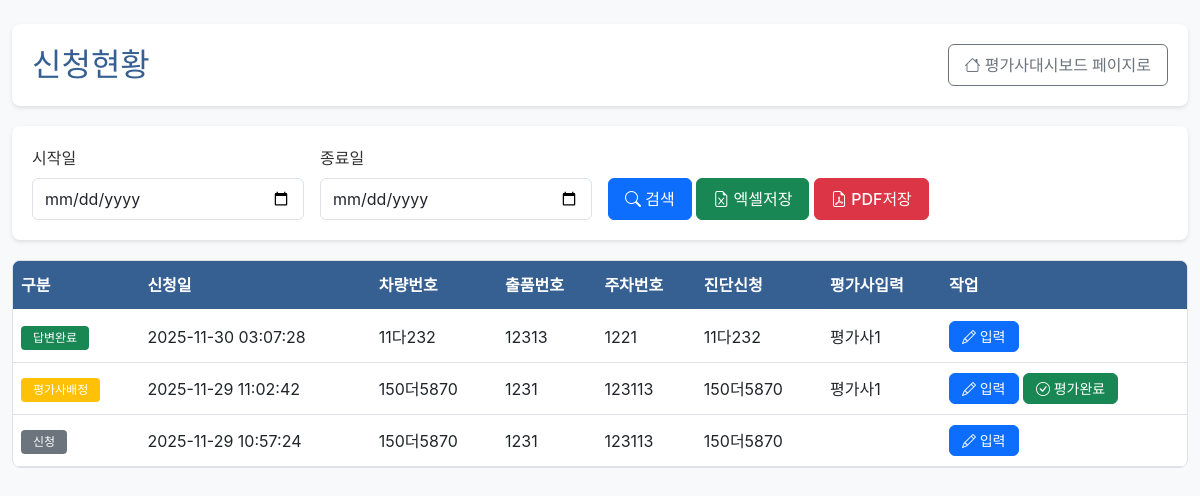
The app's page /evaluator/status (signed in) with its own data.
### tables this page shows
CREATE TABLE diagnosis_requests (
            id INTEGER PRIMARY KEY AUTOINCREMENT,
            applicant_id INTEGER NOT NULL,
            request_date TEXT NOT NULL DEFAULT (datetime('now', 'localtime')),
            vehicle_number TEXT,
            lot_number TEXT,
            parking_number TEXT,
            status TEXT NOT NULL DEFAULT '신청',
            evaluator_id INTEGER,
            evaluator_name TEXT,
            answer_date TEXT,
            confirmed_at TEXT,
            translated_summary TEXT,
            translated_at TEXT,
            sent_at TEXT,
            fee INTEGER DEFAULT 120000,
            FOREIGN KEY (applicant_id) REFERENCES users(id) ON DELETE CASCADE,
            FOREIGN KEY (evaluator_id) REFERENCES users(id) ON DELETE SET NULL
        );

### app.py (the view)
@app.route("/evaluator/status")
@login_required
@role_required("평가사")
def evaluator_status():
    clause, params = _filter_clause("dr.request_date")
    db = get_db()
    rows = db.execute(
        f"""
        SELECT dr.*, applicant.name AS applicant_name
        FROM diagnosis_requests dr
        JOIN users applicant ON applicant.id = dr.applicant_id
        WHERE 1=1 {clause}
        ORDER BY dr.request_date DESC
        """,
        params,
    ).fetchall()
    evaluators = db.execute(
        "SELECT * FROM users WHERE user_type = '평가사' AND approved = 1"
    ).fetchall()
    start_date = request.args.get("start_date", "")
    end_date = request.args.get("end_date", "")
    return render_template(
        "evaluator/status.html",
        requests=rows,
        evaluators=evaluators,
        start_date=start_date,
        end_date=end_date,
    )

### app.py (called while the page is built)
def get_db() -> sqlite3.Connection:
    if "db" not in g:
        conn = sqlite3.connect(DB_PATH)
        conn.row_factory = sqlite3.Row
        g.db = conn
    return g.db

def login_required(func):
    from functools import wraps
    @wraps(func)
    def wrapper(*args, **kwargs):
        if "user_id" not in session:
            return redirect(url_for("login"))
        return func(*args, **kwargs)
    return wrapper

def role_required(*roles):
    from functools import wraps
    def decorator(func):
        @wraps(func)
        def wrapper(*args, **kwargs):
            if "user_type" not in session or session["user_type"] not in roles:
                abort(403)
            return func(*args, **kwargs)
        return wrapper
    return decorator

def _filter_clause(date_field: str = "request_date") -> Tuple[str, List[Any]]:
    start_date = request.args.get("start_date")
    end_date = request.args.get("end_date")
    clauses = []
    params: List[Any] = []
    if start_date:
        clauses.append(f"date({date_field}) >= date(?)")
        params.append(start_date)
    if end_date:
        clauses.append(f"date({date_field}) <= date(?)")
        params.append(end_date)
    clause = ""
    if clauses:
        clause = " AND " + " AND ".join(clauses)
    return clause, params

### templates/evaluator/status.html (shortened to what this page needs)
{% extends "base.html" %}
{% block content %}
<div class="container-fluid py-4">
    <div class="page-header">
        <div class="d-flex justify-content-between align-items-center">
            <h2> 신청현황</h2>
            <a href="{{ url_for('evaluator_dashboard') }}" class="btn btn-outline-secondary">
                <i class="bi bi-house"></i> 평가사대시보드 페이지로
            </a>
        </div>
    </div>
    <div class="filter-section">
        <form method="GET" class="row g-3 align-items-end">
            <div class="col-md-3">
                <label class="form-label">시작일</label>
                <input type="date" class="form-control" name="start_date" value="{{ start_date }}">
            </div>
            <div class="col-md-3">
                <label class="form-label">종료일</label>
                <input type="date" class="form-control" name="end_date" value="{{ end_date }}">
            </div>
            <div class="col-md-6">
                <button type="submit" class="btn btn-primary">
                    <i class="bi bi-search"></i> 검색
                </button>
                <a href="{{ url_for('evaluator_response_export', fmt='xlsx', start_date=start_date, end_date=end_date) }}" class="btn btn-success">
                    <i class="bi bi-file-earmark-excel"></i> 엑셀저장
                </a>
                <a href="{{ url_for('evaluator_response_export', fmt='pdf', start_date=start_date, end_date=end_date) }}" class="btn btn-danger">
                    <i class="bi bi-file-earmark-pdf"></i> PDF저장
                </a>
            </div>
        </form>
    </div>
    <div class="table-wrapper">
        <table class="table table-hover">
            <thead class="table-fixed-header">
                <tr>
                    <th>구분</th>
                    <th>신청일</th>
                    <th>차량번호</th>
                    <th>출품번호</th>
                    <th>주차번호</th>
                    <th>진단신청</th>
                    <th>평가사입력</th>
                    <th>작업</th>
                </tr>
            </thead>
            <tbody>
                {% for req in requests %}
                <tr>
                    <td>
                        <span class="badge bg-{% if req.status == '신청' %}secondary{% elif req.status == '평가사배정' %}warning{% else %}success{% endif %}">
                            {{ req.status }}
                        </span>
                    </td>
                    <td>{{ req.request_date }}</td>
                    <td>{{ req.vehicle_number or '' }}</td>
                    <td>{{ req.lot_number or '' }}</td>
                    <td>{{ req.parking_number or '' }}</td>
                    <td class="text-summary">{{ req.vehicle_number or '' }}</td>
                    <td>{{ req.evaluator_name or '' }}</td>
                    <td>
                        <button class="btn btn-sm btn-primary input-btn" data-id="{{ req.id }}" data-evaluator="{{ req.evaluator_name or '' }}">
                            <i class="bi bi-pencil"></i> 입력
                        </button>
                        {% if req.status == '평가사배정' %}
                        <button class="btn btn-sm btn-success complete-btn" data-id="{{ req.id }}">
                            <i class="bi bi-check-circle"></i> 평가완료
                        </button>
                        {% endif %}
                    </td>
                </tr>
                {% endfor %}
            </tbody>
        </table>
    </div>
</div>
{% endblock %}

### static/css/style.css (style rules this page uses)
:root { --primary-color: #366092; --secondary-color: #6c757d; --success-color: #28a745; --danger-color: #dc3545; --warning-color: #ffc107; --info-color: #17a2b8; --light-bg: #f8f9fa; --border-color: #dee2e6; }
body { font-family: 'Noto Sans KR', -apple-system, BlinkMacSystemFont, 'Segoe UI', Roboto, sans-serif; background-color: var(--light-bg); color: #333; }
.table-wrapper { position: relative; overflow-x: auto; border: 1px solid var(--border-color); border-radius: 8px; }
.table-fixed-header { position: sticky; top: 0; z-index: 10; background-color: var(--primary-color); color: white; }
.table-fixed-header th { background-color: var(--primary-color) !important; color: white !important; font-weight: 600; padding: 12px 8px; white-space: nowrap; border-bottom: 2px solid rgba(255,255,255,0.3); }
.table { margin-bottom: 0; width: 100%; min-width: 800px; }
.table td { padding: 10px 8px; vertical-align: middle; white-space: nowrap; }
.btn { border-radius: 6px; font-weight: 500; padding: 8px 16px; transition: all 0.2s; }
.btn-sm { padding: 4px 12px; font-size: 0.875rem; }
.page-header { background: white; padding: 20px; border-radius: 8px; margin-bottom: 20px; box-shadow: 0 2px 4px rgba(0,0,0,0.1); }
.page-header h2 { margin: 0; color: var(--primary-color); }
.filter-section { background: white; padding: 20px; border-radius: 8px; margin-bottom: 20px; box-shadow: 0 2px 4px rgba(0,0,0,0.1); }
.form-control, .form-select { border-radius: 6px; border: 1px solid var(--border-color); padding: 8px 12px; }
.badge { padding: 6px 12px; border-radius: 4px; font-weight: 500; }
.text-summary { max-width: 200px; overflow: hidden; text-overflow: ellipsis; white-space: nowrap; }

### records on screen
diagnosis_requests: status "답변완료", request_date "2025-11-30 03:07:28", vehicle_number "11다232", lot_number "12313", parking_number "1221", evaluator_name "평가사1"
diagnosis_requests: status "평가사배정", request_date "2025-11-29 11:02:42", vehicle_number "150더5870", lot_number "1231", parking_number "123113", evaluator_name "평가사1"
diagnosis_requests: status "신청", request_date "2025-11-29 10:57:24", vehicle_number "150더5870", lot_number "1231", parking_number "123113"
